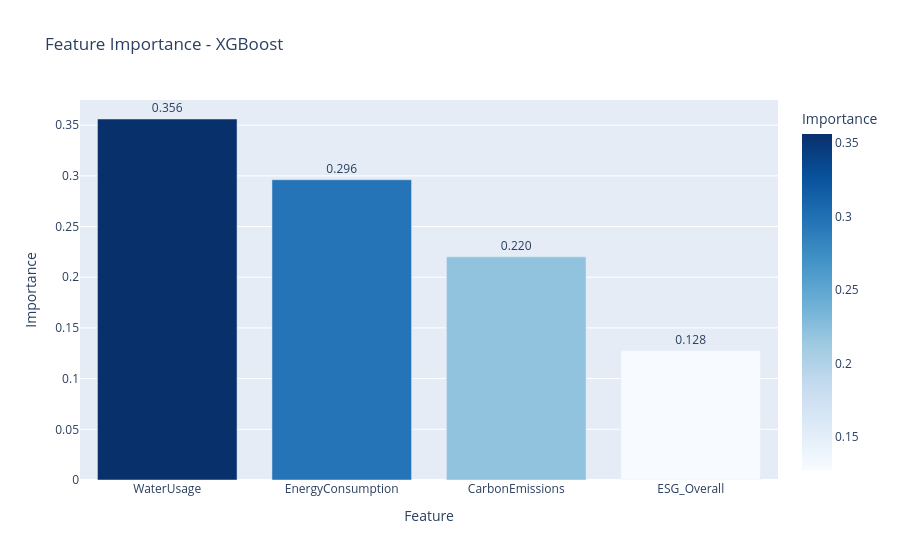

The notebook cell this image was saved under:
### Code cell
feat_imp = pd.DataFrame({
 'Feature': FEATURES,
 'Importance': best_model.feature_importances_
}).sort_values('Importance', ascending=False)

fig = px.bar(feat_imp, x='Feature', y='Importance',
 color='Importance', color_continuous_scale='Blues',
 title='Feature Importance - XGBoost',
 text='Importance')
fig.update_traces(texttemplate='%{text:.3f}', textposition='outside')
fig.show()

### Figure 1 — Plotly figure (JSON) as saved in the notebook; plotly's stock layout.template omitted (floating-point values rounded to 4 significant figures)
{"data": [{"hovertemplate": "Feature=%{x}<br>Importance=%{marker.color}<extra></extra>", "legendgroup": "", "marker": {"color": [0.3561, 0.2962, 0.2201, 0.1276], "coloraxis": "coloraxis", "pattern": {"shape": ""}}, "name": "", "orientation": "v", "showlegend": false, "text": [0.3561, 0.2962, 0.2201, 0.1276], "textposition": "outside", "texttemplate": "%{text:.3f}", "type": "bar", "x": ["WaterUsage", "EnergyConsumption", "CarbonEmissions", "ESG_Overall"], "xaxis": "x", "y": [0.3561, 0.2962, 0.2201, 0.1276], "yaxis": "y"}], "layout": {"barmode": "relative", "coloraxis": {"colorbar": {"title": {"text": "Importance"}}, "colorscale": [[0, "rgb(247,251,255)"], [0.125, "rgb(222,235,247)"], [0.25, "rgb(198,219,239)"], [0.375, "rgb(158,202,225)"], [0.5, "rgb(107,174,214)"], [0.625, "rgb(66,146,198)"], [0.75, "rgb(33,113,181)"], [0.875, "rgb(8,81,156)"], [1, "rgb(8,48,107)"]]}, "legend": {"tracegroupgap": 0}, "title": {"text": "Feature Importance - XGBoost"}, "xaxis": {"anchor": "y", "domain": [0, 1], "title": {"text": "Feature"}}, "yaxis": {"anchor": "x", "domain": [0, 1], "title": {"text": "Importance"}}}}
